Frame 1 (no input): blank canvas, image omitted
Frame 60 (the mouse pressed at the canvas centre just before this capture): blank canvas, image omitted
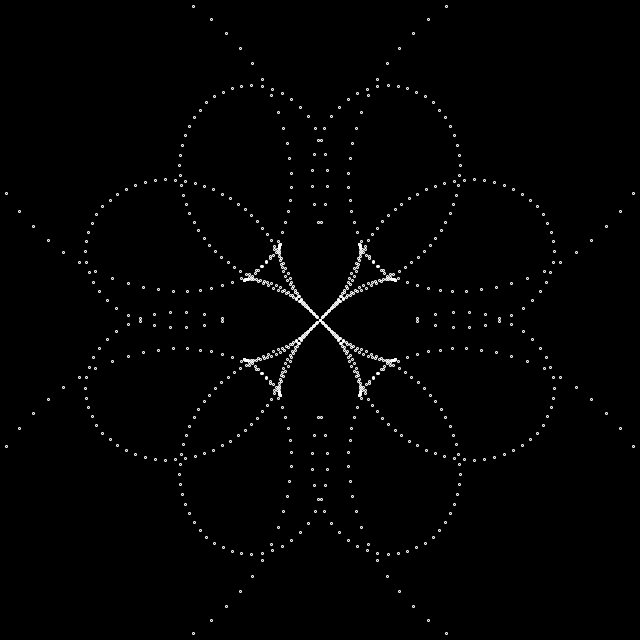
Frame 120 (the mouse held since frame 60 and released just before this capture)

The Processing sketch whose frames 1 and 60 were blank and that drew this single picture after the mouse press (run headless with seeded random() and noise(); from frame 60 on, the mouse is pressed at the canvas centre):

// Processing sketch: processing_157035
// ── processing_157035.pde

float num = 0;

void setup() {
  size(640, 640);
  stroke(255);
  noFill();
}

void draw() {
  background(0);
  translate(width/2, height/2);
  for (int i = 0; i < 360; i+=6) {
    for (int q = 0; q < 360; q+=180) {
      float x = map(sin(radians(q+i+frameCount))*i, -mouseX, mouseY, i, 0);
      float y = map(cos(radians(q+i+frameCount))*i, -mouseX, mouseY, 0, i);
      ellipse(x, y, 2, 2);
      ellipse(y, x, 2, 2);
      ellipse(-x, -y, 2, 2);
      ellipse(-y, -x, 2, 2);
      
      float x2 = map(sin(radians(q+i+frameCount))*i, -mouseX, mouseY, -i, 0);
      float y2 = map(cos(radians(q+i+frameCount))*i, -mouseX, mouseY, 0, i);
      ellipse(x2, y2, 2, 2);
      ellipse(y2, x2, 2, 2);
      ellipse(-x2, -y2, 2, 2);
      ellipse(-y2, -x2, 2, 2);
    }
  }
  num += 0.01;
}
